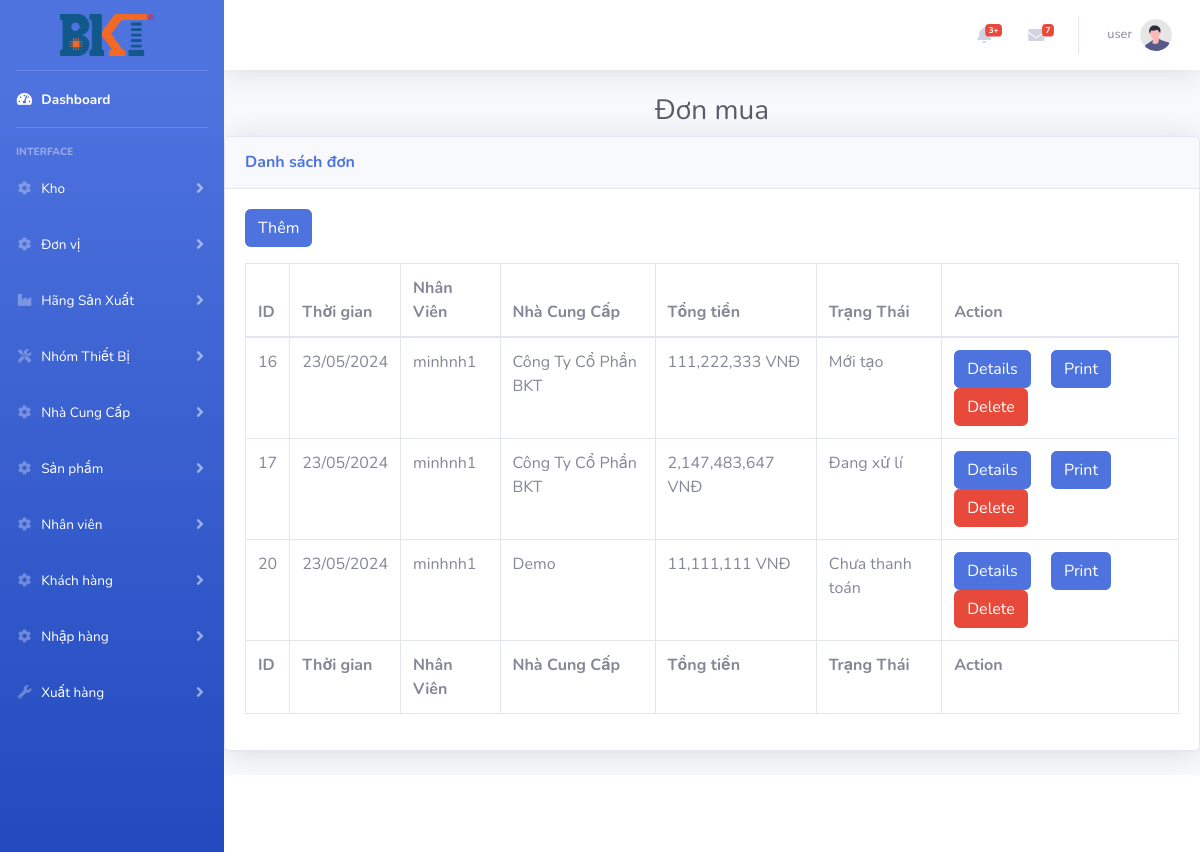
The app's page /index.php?controller=donmua (signed in) with its own data.
### tables this page shows
CREATE TABLE `donmua` (
  `Id` int(11) NOT NULL,
  `NgayMua` datetime DEFAULT NULL,
  `IdNV` int(11) DEFAULT NULL,
  `IdNCC` int(11) DEFAULT NULL,
  `ThanhTien` int(11) DEFAULT NULL,
  `TrangThai` varchar(1) DEFAULT NULL
);

CREATE TABLE `nhanvien` (
  `Id` int(11) NOT NULL,
  `TenNV` varchar(100) DEFAULT NULL,
  `DienThoai` varchar(20) DEFAULT NULL,
  `Email` varchar(50) DEFAULT NULL,
  `DiaChi` varchar(100) DEFAULT NULL,
  `TaiKhoan` varchar(50) DEFAULT NULL,
  `MatKhau` varchar(50) DEFAULT NULL,
  `Quyen` varchar(20) DEFAULT NULL,
  `IsActive` varchar(1) DEFAULT NULL
);

CREATE TABLE `nhacungcap` (
  `Id` int(11) NOT NULL,
  `TenNCC` varchar(100) DEFAULT NULL,
  `NguoiLienHe` varchar(200) DEFAULT NULL,
  `DienThoai` varchar(20) DEFAULT NULL,
  `Email` varchar(50) DEFAULT NULL,
  `DiaChi` varchar(100) DEFAULT NULL,
  `MST` varchar(20) DEFAULT NULL
);

### controllers/donmua_controller.php (called while the page is built, shortened)
<?php
require_once ('models/donmua.php');
class DonMuaController extends BaseController
{
    public function  index()
    {
        $donmua = DonMua::all();
        $data =array('donmua'=> $donmua);
        $this->render('index',$data);
    }
}

### routes.php (called while the page is built, shortened)
<?php
$controller = new $klass;
$controller->$action();

### index.php (called while the page is built, shortened)
<?php
require_once('routes.php');

### models/donmua.php (called while the page is built, shortened)
<?php
class DonMua
{
    function __construct($Id, $NgayMua, $IdNV, $IdNCC, $ThanhTien, $TrangThai)
    {
        $this->Id = $Id;
        $this->NgayMua = $NgayMua;
        $this->IdNV =  $IdNV;
        $this->IdNCC = $IdNCC;
        $this->ThanhTien = $ThanhTien;
        $this->TrangThai = $TrangThai;
    }
    static function all()
    {
        $list = [];
        $db = DB::getInstance();
        $reg = $db->query('SELECT db.Id ,db.NgayMua , nv.TaiKhoan ,kh.TenNCC ,db.ThanhTien,db.TrangThai FROM DonMua db JOIN NhanVien nv JOIN NhaCungCap kh ON nv.Id =db.IdNV AND kh.Id = db.IdNCC');
        foreach ($reg->fetchAll() as $item) {
            $list[] = new DonMua($item['Id'], $item['NgayMua'], $item['TaiKhoan'], $item['TenNCC'], $item['ThanhTien'], $item['TrangThai']);
        }
        return $list;
    }
}

### views/donmua/index.php (the view, shortened to what this page needs)
<?php
require_once ('models/donmua.php');
?>
<h1 class="h3 mb-2 text-center text-gray-800 ">Đơn mua</h1>
<div class="card shadow mb-4">
    <div class="card-header py-3">
        <h6 class="m-0 font-weight-bold text-primary">Danh sách đơn</h6>
    </div>
    <div class="card-body">
        <a href="index.php?controller=donmua&action=insert" class="btn btn-primary mb-3">Thêm</a>
        <div class="table-responsive">
            <table class="table table-bordered" id="dataTable" width="100%" cellspacing="0">
                <thead>
                <tr>
                    <th>ID</th>
                    <th>Thời gian</th>
                    <th>Nhân Viên</th>
                    <th>Nhà Cung Cấp</th>
                    <th>Tổng tiền</th>
                    <th>Trạng Thái</th>
                    <th>Action</th>
                </tr>
                </thead>
                <tfoot>
                <tr>
                    <th>ID</th>
                    <th>Thời gian</th>
                    <th>Nhân Viên</th>
                    <th>Nhà Cung Cấp</th>
                    <th>Tổng tiền</th>
                    <th>Trạng Thái</th>
                    <th>Action</th>
                </tr>
                </tfoot>
                <tbody>
                <?php
                foreach ($donmua as $item){
                    ?>
                    <form method="post">
                        <tr>
                            <td><?= $item->Id   ?></td>
                            <td><?=date('d/m/Y', strtotime($item->NgayMua))?></td>
                            <td><?= $item->IdNV
                                ?></td>
                            <td><?= $item->IdNCC?></td>
                            <td><?= number_format($item->ThanhTien, 0,"." , ",")?> VNĐ</td>
                            <td><?php
                                if ($item->TrangThai=="0"){
                                    echo "Mới tạo";
                                }
                                else if ($item->TrangThai == "1") {
                                    echo "Đang xử lí";
                                }
                                else if ($item->TrangThai == "2") {
                                    echo "Chưa thanh toán";
                                }
                                ?></td>
                            <td>
                                <a  href="index.php?controller=donmua&action=show&id=<?= $item->Id?>"  class='btn btn-primary mr-3'>Details</a>
                                <a  href="index.php?controller=donmua&action=print&id=<?= $item->Id?>"  class='btn btn-primary mr-3'>Print</a>
                                <button type="submit" name="dele" value="<?= $item->Id ?>"    class='btn btn-danger'>Delete</button>
                    </form>
                    <?php
                }
                ?>
                </tbody>
            </table>
        </div>
    </div>
</div>

### records on screen
donmua: Id "16", NgayMua "23/05/2024", IdNV.TaiKhoan "minhnh1", IdNCC.TenNCC "Công Ty Cổ Phần BKT", ThanhTien "111,222,333", TrangThai "Mới tạo"
donmua: Id "17", NgayMua "23/05/2024", IdNV.TaiKhoan "minhnh1", IdNCC.TenNCC "Công Ty Cổ Phần BKT", ThanhTien "2,147,483,647", TrangThai "Đang xử lí"
donmua: Id "20", NgayMua "23/05/2024", IdNV.TaiKhoan "minhnh1", IdNCC.TenNCC "Demo", ThanhTien "11,111,111", TrangThai "Chưa thanh toán"

### other values on screen
$_SESSION['username'] "user"
